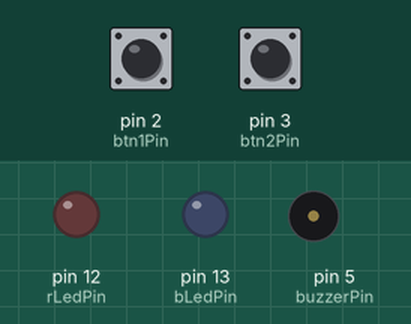
Simulated run of this sketch. Board: Arduino Uno, built with avr-gcc and run on an emulated ATmega328P. On the bench: output pins drawn as LEDs (lit = HIGH), buzzer (waves = sounding). The test bench sets the inputs (shaded band); at power-on: pin 2 (btn1Pin) HIGH, pin 3 (btn2Pin) HIGH.

Above: at 1.2 s.
1.3 s: pin 2 (btn1Pin) pulled LOW for 0.15 s
At 1.57 s:
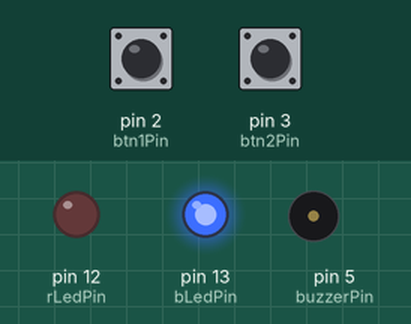
3.4 s: pin 3 (btn2Pin) pulled LOW for 1 s
At 3.67 s:
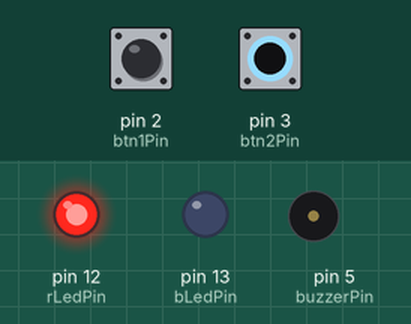
6.4 s: pin 3 (btn2Pin) pulled LOW for 3.2 s
At 9.95 s:
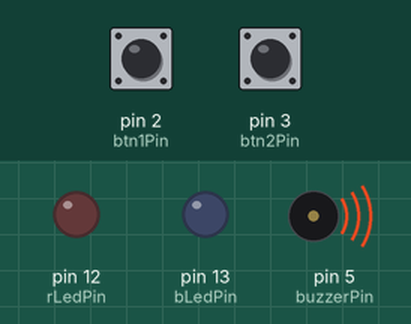
11.1 s: pin 2 (btn1Pin) pulled LOW for 3.2 s
At 15.3 s:
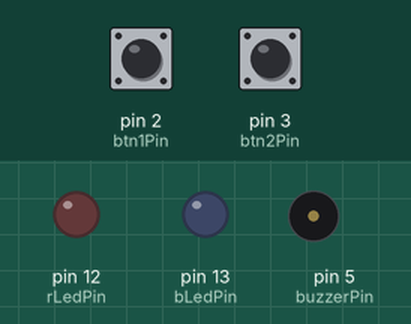
15.8 s: pin 2 (btn1Pin) driven LOW and pin 3 (btn2Pin) driven LOW
At 16.57 s:
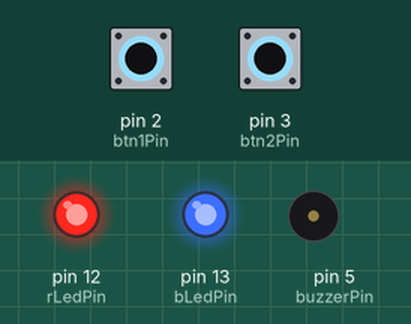
Timing chart, 0 to 19.8 s (numbered marks = the images above; inputs shaded):
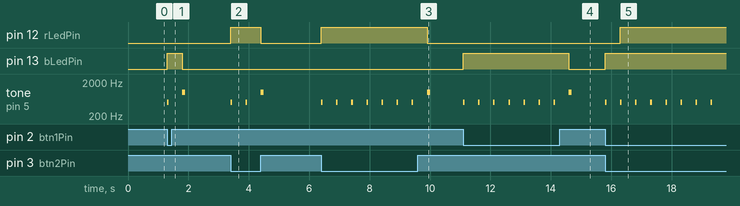

Measured:
- after the input at 1.3 s, pin 13 (bLedPin): LOW → HIGH at once, → LOW 0.50 s later; tone on pin 5 (buzzerPin): silent → 500 Hz at once, → silent 0.05 s later, → 1000 Hz 0.45 s later, → silent 0.10 s later
- after the input at 3.4 s, pin 12 (rLedPin): LOW → HIGH at once, → LOW 1.0 s later; tone on pin 5 (buzzerPin): plays 500 Hz for 0.05 s, 500 Hz for 0.05 s, 1000 Hz for 0.10 s, starting at once
- after the input at 6.4 s, pin 12 (rLedPin): LOW → HIGH at once, → LOW 3.5 s later; tone on pin 5 (buzzerPin): plays 500 Hz for 0.05 s, 500 Hz for 0.05 s, 500 Hz for 0.05 s, 500 Hz for 0.05 s, 500 Hz for 0.05 s, 500 Hz for 0.05 s … (8 notes in this stretch), starting at once
- after the input at 11.1 s, pin 13 (bLedPin): LOW → HIGH at once, → LOW 3.5 s later; tone on pin 5 (buzzerPin): plays 500 Hz for 0.05 s, 500 Hz for 0.05 s, 500 Hz for 0.05 s, 500 Hz for 0.05 s, 500 Hz for 0.05 s, 500 Hz for 0.05 s … (8 notes in this stretch), starting at once
- after the input at 15.8 s, pin 12 (rLedPin): LOW → HIGH after 0.50 s; pin 13 (bLedPin): LOW → HIGH at once; tone on pin 5 (buzzerPin): alternates 500 Hz for 0.05 s and silent for 0.45 s, starting at once

The sketch:

sketch_lab008.ino
```cpp
int rLedPin = 12;
int bLedPin = 13;
int btn1Pin = 2;
int btn2Pin = 3;
int waitTime = 500;
int buzzerPin = 5;

void setup() {
  pinMode(rLedPin, OUTPUT);
  pinMode(bLedPin, OUTPUT);
  pinMode(btn1Pin, INPUT);
  pinMode(btn2Pin, INPUT);
  pinMode(buzzerPin, OUTPUT);
}

void loop() {
  if (digitalRead(btn1Pin) == LOW) {
    digitalWrite(bLedPin, HIGH);
    tone(buzzerPin, 500, 50);
    delay(waitTime);
    tone(buzzerPin, 1000, 100);
  } else {
    digitalWrite(bLedPin, LOW);
  }

  if (digitalRead(btn2Pin) == LOW) {
    digitalWrite(rLedPin, HIGH);
    tone(buzzerPin, 500, 50);
    delay(waitTime);
    tone(buzzerPin, 1000, 100);
  } else {
    digitalWrite(rLedPin, LOW);
  }
}
```
